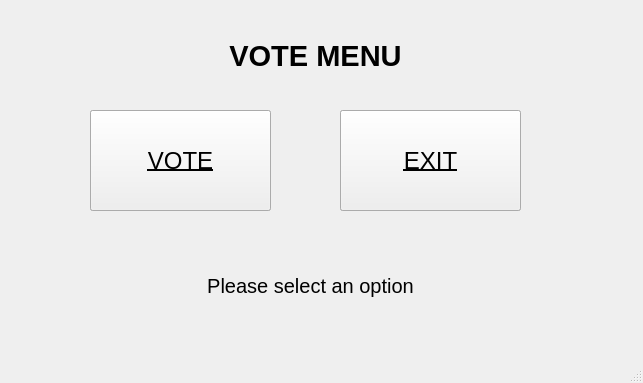
<?xml version="1.0" encoding="UTF-8"?>
<ui version="4.0">
 <class>MainWindow</class>
 <widget class="QMainWindow" name="MainWindow">
  <property name="enabled">
   <bool>true</bool>
  </property>
  <property name="geometry">
   <rect>
    <x>0</x>
    <y>0</y>
    <width>643</width>
    <height>383</height>
   </rect>
  </property>
  <property name="font">
   <font>
    <underline>false</underline>
   </font>
  </property>
  <property name="windowTitle">
   <string>MainWindow</string>
  </property>
  <widget class="QWidget" name="centralwidget">
   <widget class="QLabel" name="label_header">
    <property name="geometry">
     <rect>
      <x>180</x>
      <y>30</y>
      <width>271</width>
      <height>51</height>
     </rect>
    </property>
    <property name="font">
     <font>
      <pointsize>22</pointsize>
      <weight>75</weight>
      <bold>true</bold>
     </font>
    </property>
    <property name="text">
     <string>VOTE MENU</string>
    </property>
    <property name="alignment">
     <set>Qt::AlignCenter</set>
    </property>
   </widget>
   <widget class="QPushButton" name="button_vote">
    <property name="geometry">
     <rect>
      <x>90</x>
      <y>110</y>
      <width>181</width>
      <height>101</height>
     </rect>
    </property>
    <property name="font">
     <font>
      <pointsize>18</pointsize>
      <underline>true</underline>
     </font>
    </property>
    <property name="text">
     <string>VOTE</string>
    </property>
   </widget>
   <widget class="QPushButton" name="button_exit">
    <property name="enabled">
     <bool>true</bool>
    </property>
    <property name="geometry">
     <rect>
      <x>340</x>
      <y>110</y>
      <width>181</width>
      <height>101</height>
     </rect>
    </property>
    <property name="font">
     <font>
      <pointsize>18</pointsize>
      <underline>true</underline>
     </font>
    </property>
    <property name="text">
     <string>EXIT</string>
    </property>
   </widget>
   <widget class="QLabel" name="label_output">
    <property name="geometry">
     <rect>
      <x>140</x>
      <y>230</y>
      <width>341</width>
      <height>111</height>
     </rect>
    </property>
    <property name="font">
     <font>
      <pointsize>15</pointsize>
      <weight>50</weight>
      <bold>false</bold>
     </font>
    </property>
    <property name="text">
     <string>Please select an option</string>
    </property>
    <property name="alignment">
     <set>Qt::AlignCenter</set>
    </property>
   </widget>
   <widget class="QPushButton" name="button_vote_jake">
    <property name="enabled">
     <bool>true</bool>
    </property>
    <property name="geometry">
     <rect>
      <x>90</x>
      <y>110</y>
      <width>181</width>
      <height>101</height>
     </rect>
    </property>
    <property name="font">
     <font>
      <pointsize>18</pointsize>
      <underline>true</underline>
     </font>
    </property>
    <property name="text">
     <string>JAKE</string>
    </property>
    <property name="checkable">
     <bool>false</bool>
    </property>
    <property name="autoDefault">
     <bool>false</bool>
    </property>
    <property name="default">
     <bool>false</bool>
    </property>
    <property name="flat">
     <bool>false</bool>
    </property>
   </widget>
   <widget class="QPushButton" name="button_vote_jane">
    <property name="enabled">
     <bool>true</bool>
    </property>
    <property name="geometry">
     <rect>
      <x>340</x>
      <y>110</y>
      <width>181</width>
      <height>101</height>
     </rect>
    </property>
    <property name="font">
     <font>
      <pointsize>18</pointsize>
      <underline>true</underline>
     </font>
    </property>
    <property name="text">
     <string>JANE</string>
    </property>
   </widget>
   <zorder>button_vote_jake</zorder>
   <zorder>button_vote</zorder>
   <zorder>label_header</zorder>
   <zorder>label_output</zorder>
   <zorder>button_vote_jane</zorder>
   <zorder>button_exit</zorder>
  </widget>
  <widget class="QMenuBar" name="menubar">
   <property name="geometry">
    <rect>
     <x>0</x>
     <y>0</y>
     <width>643</width>
     <height>21</height>
    </rect>
   </property>
  </widget>
  <widget class="QStatusBar" name="statusbar"/>
 </widget>
 <resources/>
 <connections/>
</ui>
